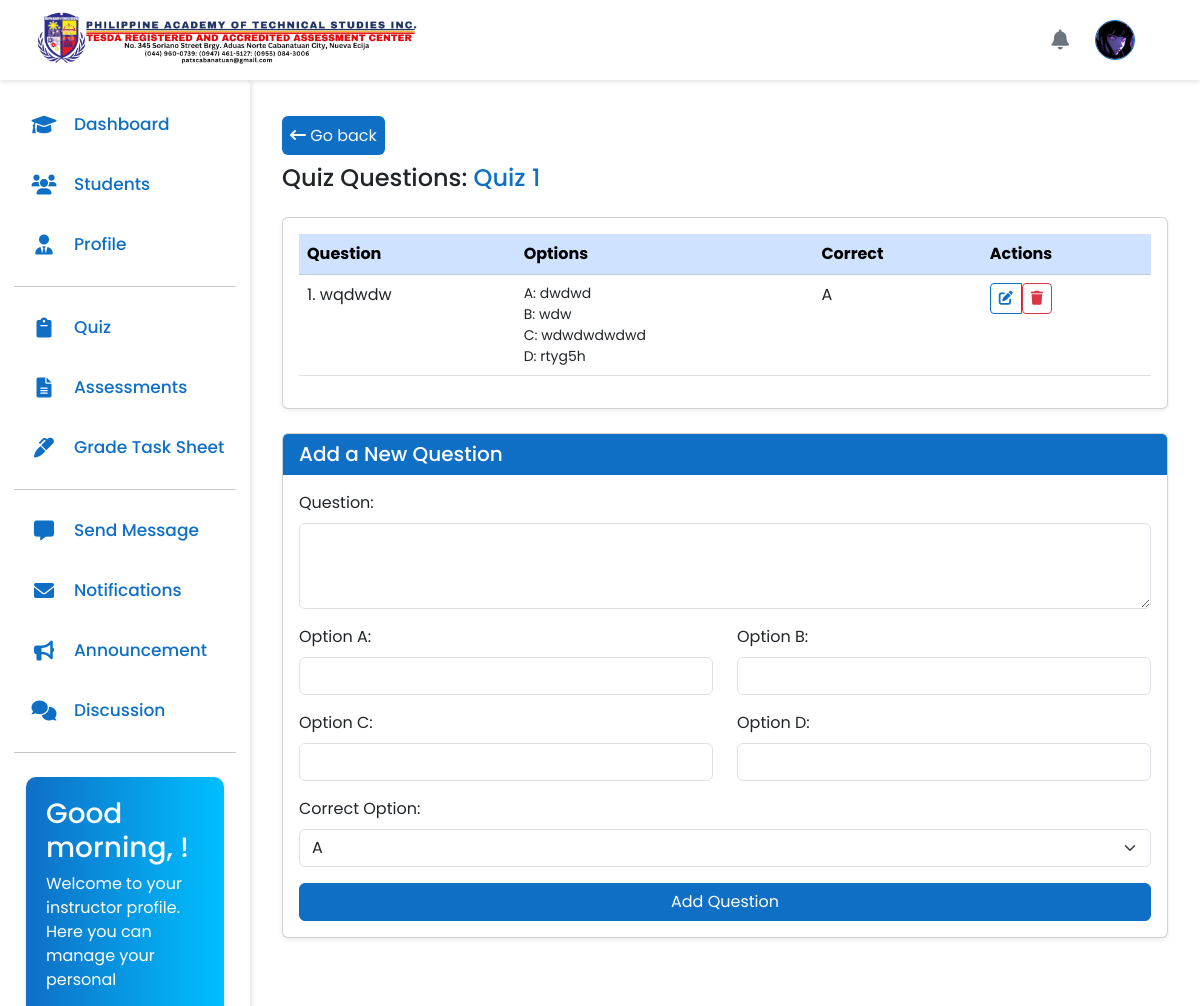
Screenshot of /instructor/i_main.php?page=i_quiz_question&courseID=16&quizContent=7430&quizName=Quiz 1 with the database file from the repository.
### tables this page shows
CREATE TABLE `quiz_questions` (
  `question_id` int(11) NOT NULL,
  `quiz_id` int(11) NOT NULL,
  `question_name` text NOT NULL,
  `option_a` varchar(100) NOT NULL,
  `option_b` varchar(100) NOT NULL,
  `option_c` varchar(100) NOT NULL,
  `option_d` varchar(100) NOT NULL,
  `correct_option` char(1) NOT NULL,
  `created_at` timestamp NOT NULL DEFAULT current_timestamp()
);

### instructor/i_quiz_question.php (the view, shortened to what this page needs)
<?php
$courseID = $_GET['courseID'];
if (isset($_GET['quizContent']) && isset($_GET['quizName'])) {
    $quizID = $_GET['quizContent'];
    $quizName = $_GET['quizName'];
    ?>
    <div class="container-fluid mt-4">
        <a href="i_main.php?page=i_course_content&viewContent=<?= $courseID; ?> " class="button-primary text-decoration-none text-center p-2 rounded"><i class="fa-solid fa-arrow-left-long"></i> Go back</a>
        <h2 class="mb-4 fs-4 mt-3">Quiz Questions: <span class="text-primary"><?= htmlspecialchars($quizName); ?></span></h2>
        <div class="card shadow-sm">
            <div class="card-body table-responsive">
                <table class="table table-hover">
                    <thead class="table-primary">
                        <tr>
                            <th>Question</th>
                            <th>Options</th>
                            <th>Correct</th>
                            <th>Actions</th>
                        </tr>
                    </thead>
                    <tbody>
                        <?php
                        $qNum = 0;
                        $sqlQuizQuestion = "SELECT * FROM quiz_questions WHERE quiz_id = '$quizID'";
                        $resultQuizQuestion = mysqli_query($connect, $sqlQuizQuestion);
                        while ($row = mysqli_fetch_assoc($resultQuizQuestion)) {
                            $qNum++;
                        ?>
                            <tr>
                                <td class="text-break"><?= $qNum; ?>. <?= htmlspecialchars($row['question_name']); ?></td>
                                <td>
                                    <small class="d-block text-break">
                                        A: <?= htmlspecialchars($row['option_a']); ?><br>
                                        B: <?= htmlspecialchars($row['option_b']); ?><br>
                                        C: <?= htmlspecialchars($row['option_c']); ?><br>
                                        D: <?= htmlspecialchars($row['option_d']); ?>
                                    </small>
                                </td>
                                <td><?= $row['correct_option']; ?></td>
                                <td>
                                    <div class="btn-group" role="group">
                                        <button type="button" class="btn btn-sm btn-outline-primary" data-bs-toggle="modal" data-bs-target="#editQuestionModal<?= $row['question_id']; ?>">
                                            <i class="fa-solid fa-pen-to-square"></i>
                                        </button>
                                        <form method="POST" onsubmit="return confirm('Are you sure you want to delete this question?');">
                                            <button type="submit" name="delete_question" class="btn btn-sm btn-outline-danger">
                                                <i class="fa-solid fa-trash"></i>
                                            </button>
                                        </form>
                                    </div>
                                </td>
                            </tr>
                            </div>
                        <?php
                        }
                        ?>
            </div>
        </div>
    </div>
    <div class="container-fluid mt-4 mb-5">
        <div class="card shadow-sm">
            <div class="card-header bg-primary text-white">
                <h5 class="mb-0 fs-5">Add a New Question</h5>
            </div>
            <div class="card-body">
                <form method="post">
                    <div class="mb-3">
                        <label for="question_name" class="form-label">Question:</label>
                        <textarea name="question_name" id="question_name" class="form-control" rows="3" required></textarea>
                    </div>
                    <div class="row">
                        <div class="col-12 col-md-6 mb-3">
                            <label for="option_a" class="form-label">Option A:</label>
                            <input type="text" name="option_a" id="option_a" class="form-control" required>
                        </div>
                        <div class="col-12 col-md-6 mb-3">
                            <label for="option_b" class="form-label">Option B:</label>
                            <input type="text" name="option_b" id="option_b" class="form-control" required>
                        </div>
                    </div>
                    <div class="row">
                        <div class="col-12 col-md-6 mb-3">
                            <label for="option_c" class="form-label">Option C:</label>
                            <input type="text" name="option_c" id="option_c" class="form-control" required>
                        </div>
                        <div class="col-12 col-md-6 mb-3">
                            <label for="option_d" class="form-label">Option D:</label>
                            <input type="text" name="option_d" id="option_d" class="form-control" required>
                        </div>
                    </div>
                    <div class="mb-3">
                        <label for="correct_option" class="form-label">Correct Option:</label>
                        <select name="correct_option" id="correct_option" class="form-select">
                            <option value="A">A</option>
                        </select>
                    </div>
                    <div class="d-grid">
                        <button type="submit" name="add_question" class="btn btn-primary">Add Question</button>
                    </div>
                </form>
            </div>
        </div>
    </div>
<?php
}
?>
<div class="position-fixed bottom-0 end-0 p-3" style="z-index: 11">
</div>

### styles/sideNav.css (style rules this page uses)
* { margin: 0; padding: 0; box-sizing: border-box; font-family: 'Poppins', sans-serif; }
:root { --body-color: #cbedfd; --sidebar-color: #FFF; --primary-color: #0f6fc5; --primary-color-light: #F6F5FF; --toggle-color: #DDD; --text-color: #0f6fc5; --background-color: white; --tran-03: all 0.2s ease; --tran-04: all 0.3s ease; --tran-05: all 0.3s ease; }
body { font-family: 'Poppins', sans-serif; background-color: var(--background-color); padding-top: 80px; }

### styles/color.css (style rules this page uses)
:root { --primary-color: #0f6fc5; --secondary-color: #6c757d; --success-color: #28a745; --danger-color: #dc3545; --warning-color: #ffc107; --info-color: #17a2b8; --light-color: #f8f9fa; --dark-color: #343a40; --text-primary: #212529; --text-secondary: #6c757d; --text-light: #f8f9fa; --bg-primary: #ffffff; --bg-secondary: #f8f9fa; --border-color: #dee2e6; --accent-color: #fd7e14; --highlight-color: #20c997; }
.button-primary { background-color: var(--primary-color) !important; color: var(--text-light) !important; transition: all 0.3s ease !important; border: none; }

### instructor/i_quiz_question.php (style rules this page uses)
.btn-primary, .bg-primary { background-color: #0f6fc5 !important; border-color: #0f6fc5 !important; }
.btn-outline-primary { color: #0f6fc5 !important; border-color: #0f6fc5 !important; }
.text-primary { color: #0f6fc5 !important; }

### rows the page displays
quiz_questions: question_name "wqdwdw", option_a "dwdwd", option_b "wdw", option_c "wdwdwdwdwd", option_d "rtyg5h", correct_option "A"

### other values shown
$quizName "Quiz 1"
